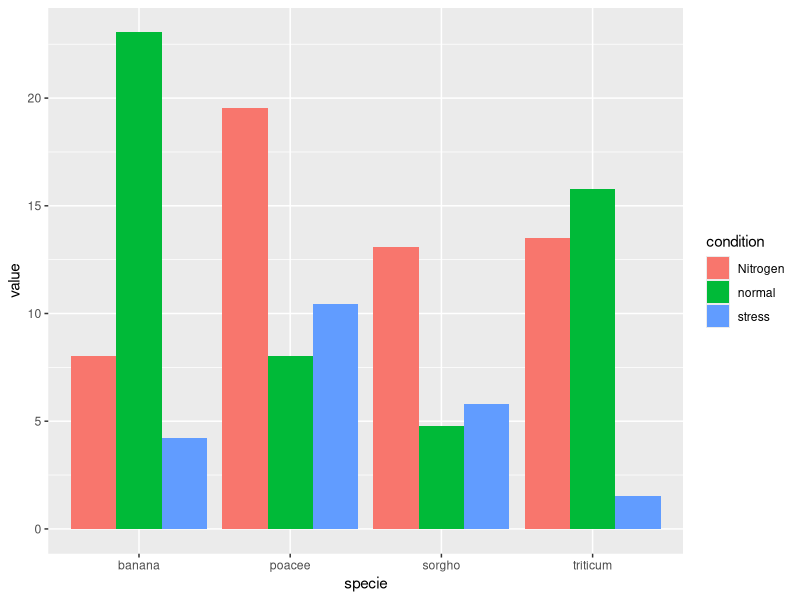
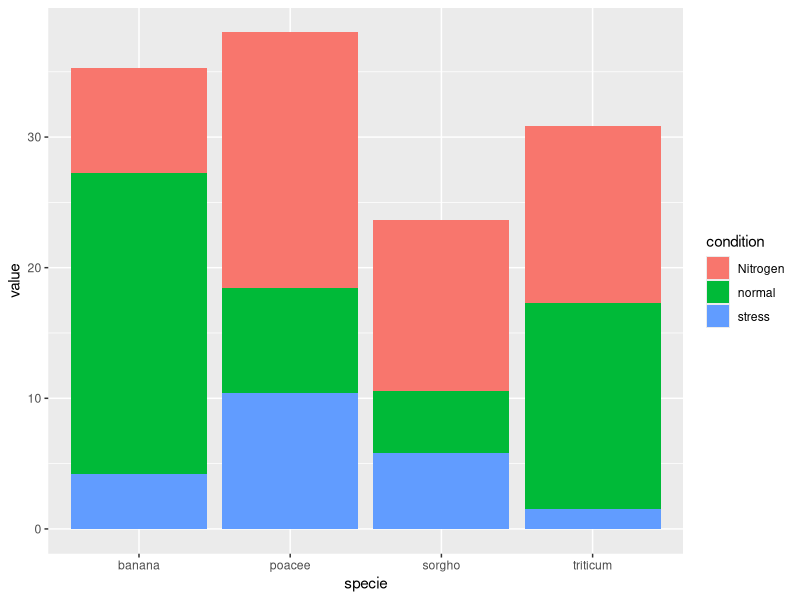
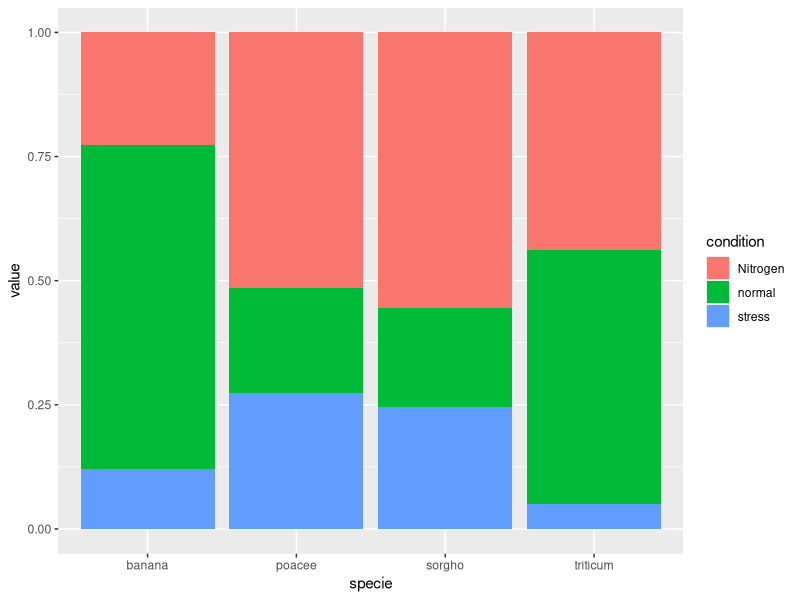

R code for these plots, in order:
## ---- chunk 1
library(ggplot2)
 
# create a dataset
specie <- c(rep("sorgho" , 3) , rep("poacee" , 3) , rep("banana" , 3) , rep("triticum" , 3) )
condition <- rep(c("normal" , "stress" , "Nitrogen") , 4)
value <- abs(rnorm(12 , 0 , 15))
data <- data.frame(specie,condition,value)

head(data)
## ---- chunk 2
 
# Grouped
ggplot(data, aes(fill=condition, y=value, x=specie)) + 
    geom_bar(position="dodge", stat="identity")
## ---- chunk 3
# Stacked
ggplot(data, aes(fill=condition, y=value, x=specie)) + 
    geom_bar(position="stack", stat="identity")
## ---- chunk 4
# Stacked + percent
ggplot(data, aes(fill=condition, y=value, x=specie)) + 
    geom_bar(position="fill", stat="identity")
